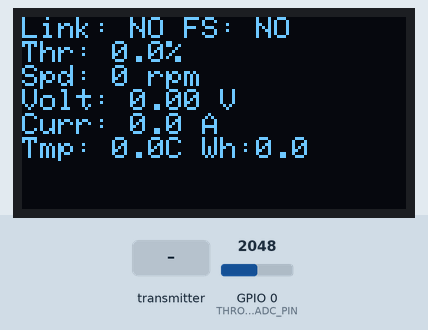
Recording of a sketch running on a simulated ESP32-C3. Parts: 128×64 one-colour display. Inputs (shaded band) come from the test bench; at power-on: GPIO 0 (THROTTLE_ADC_PIN) = 2048 (analog values on the 0–4095 scale). What the sketch prints to the serial monitor is not drawn.

Above: at 3.2 s.
3.3 s: the transmitter starts sending seq_echo = 0
At 4.1 s:
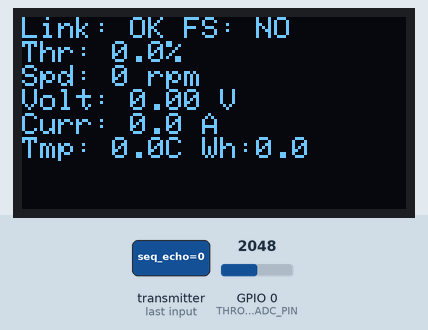
4.8 s: the transmitter starts sending tempMotor = 100
At 5.5 s:
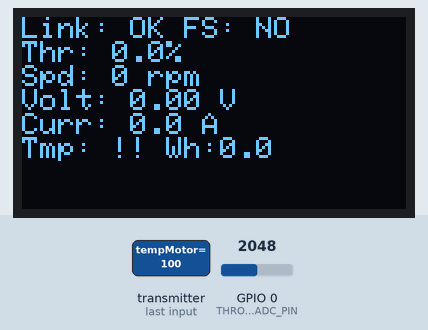
7.8 s: the transmitter starts sending failsafe = 1
At 8.4 s:
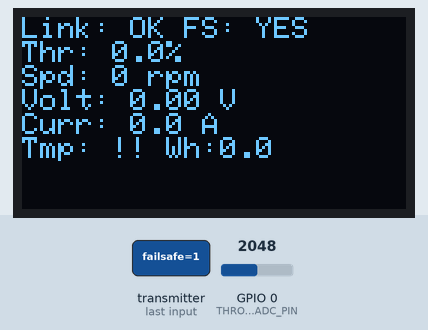
10.8 s: GPIO 0 (THROTTLE_ADC_PIN) set to 1960
At 11.0 s:
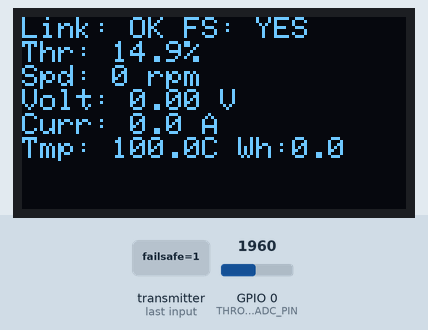
12.4 s: the transmitter starts sending rpm = 25
At 13.78 s:
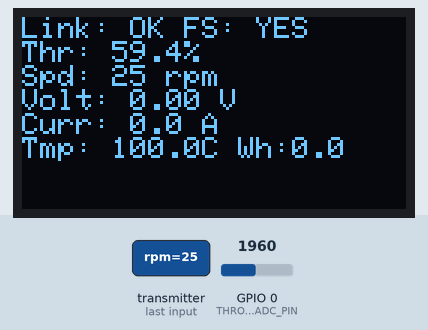
13.9 s: the transmitter starts sending voltage_v = 25
At 14.5 s:
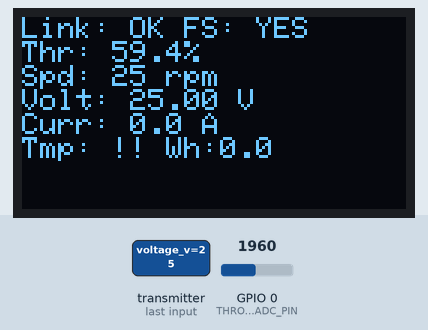
Timing chart, 0 to 16.5 s (numbered marks = the images above; inputs shaded):
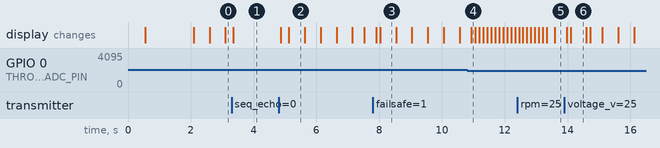

The sketch:

Surf_remote.ino
```cpp
// ---------- ESP32-C3 : Controller + OLED ----------
#include <esp_now.h>
#include <WiFi.h>
#include <Wire.h>
#include <Adafruit_GFX.h>
#include <Adafruit_SSD1306.h>

// ---------- OLED ----------
#define SCREEN_WIDTH 128
#define SCREEN_HEIGHT 64
#define OLED_ADDR 0x3C
#define OLED_SDA 8
#define OLED_SCL 9

Adafruit_SSD1306 display(SCREEN_WIDTH, SCREEN_HEIGHT, &Wire, -1);

// ---------- ADC input (Hall sensor / throttle pot) ----------
const int THROTTLE_ADC_PIN = 0;

// Learned at startup
int adcZero = 0;

// Full throttle ADC value
// Your throttle goes from about 3500 (rest) down to 1900 (full)
const int ADC_FULL = 1900;

const float DEAD_BAND_PCT = 10.0f;
const float EMA_ALPHA = 0.25f;

// ---------- ESP-NOW peer (bridge MAC) ----------
uint8_t bridgeMac[] = { 0x20, 0x6E, 0xF1, 0x6A, 0x20, 0x54 };

// ---------- Packet formats ----------
struct ThrottlePacket {
  uint32_t seq;
  float throttle_pct;
};

struct TelemetryPacket {
  uint32_t seq_echo;
  bool failsafe;
  float throttle_echo;
  float rpm;
  float voltage_v;
  float motor_current_a;
  float tempMotor;
  float watt_hours;
  uint32_t age_ms;
};

// ---------- Globals ----------
volatile TelemetryPacket gTelem = {};
uint32_t txSeq = 0;
uint32_t lastTelemMillis = 0;

// ---------- Warning thresholds ----------
#define TEMP_WARNING 80.0
#define VOLTAGE_LOW 12.0
#define BLINK_PERIOD 1000

// ---------- ESP-NOW callbacks ----------
void onSent(const wifi_tx_info_t *info, esp_now_send_status_t status) {
}

void onRecv(const esp_now_recv_info_t *recv_info, const uint8_t *data, int len) {
  if (len == sizeof(TelemetryPacket)) {
    memcpy((void*)&gTelem, data, sizeof(TelemetryPacket));
    lastTelemMillis = millis();
  }
}

// ---------- Helpers ----------
static inline float clampf(float v, float lo, float hi) {
  return v < lo ? lo : (v > hi ? hi : v);
}

float ema(float prev, float cur, float alpha) {
  return prev + alpha * (cur - prev);
}

bool blinkState() {
  return (millis() % BLINK_PERIOD) < (BLINK_PERIOD / 2);
}

int calibrateThrottleZero(int samples = 100) {
  long sum = 0;
  for (int i = 0; i < samples; i++) {
    sum += analogRead(THROTTLE_ADC_PIN);
    delay(5);
  }
  return sum / samples;
}

void drawOLED(float throttlePct, const TelemetryPacket& t, bool linkActive) {
  display.clearDisplay();
  display.setCursor(0, 0);
  display.setTextSize(1);
  display.setTextColor(SSD1306_WHITE);

  display.print("Link: ");
  if (!linkActive) {
    if (blinkState()) display.print("NO");
    else display.print("  ");
  } else {
    display.print("OK");
  }
  display.print(" FS: ");
  display.println(t.failsafe ? "YES" : "NO");

  display.print("Thr: ");
  display.print(throttlePct, 1);
  display.println("%");

  display.print("Spd: ");
  display.print(t.rpm, 0);
  display.println(" rpm");

  display.print("Volt: ");
  if (t.voltage_v > 0.01f && t.voltage_v < VOLTAGE_LOW && blinkState()) {
    display.println("!!");
  } else {
    display.print(t.voltage_v, 2);
    display.println(" V");
  }

  display.print("Curr: ");
  display.print(t.motor_current_a, 1);
  display.println(" A");

  display.print("Tmp: ");
  if (t.tempMotor > TEMP_WARNING && blinkState()) {
    display.print("!!");
  } else {
    display.print(t.tempMotor, 1);
    display.print("C");
  }
  display.print(" Wh:");
  display.print(t.watt_hours, 1);

  display.display();
}

// ---------- Setup ----------
void setup() {
  Serial.begin(115200);
  delay(500);

  Wire.begin(OLED_SDA, OLED_SCL);

  if (!display.begin(SSD1306_SWITCHCAPVCC, OLED_ADDR)) {
    Serial.println("SSD1306 init failed");
    while (true) delay(1000);
  }

  display.setRotation(2);

  display.clearDisplay();
  display.setTextSize(1);
  display.setTextColor(SSD1306_WHITE);
  display.setCursor(0, 0);
  display.println("OLED OK");
  display.display();
  delay(1000);

  analogReadResolution(12);
  analogSetAttenuation(ADC_11db);

  // Calibrate zero at startup
  adcZero = calibrateThrottleZero();

  Serial.print("adcZero = ");
  Serial.println(adcZero);

  WiFi.mode(WIFI_STA);

  if (esp_now_init() != ESP_OK) {
    Serial.println("ESP-NOW init failed");
    while (true) delay(1000);
  }

  esp_now_register_send_cb(onSent);
  esp_now_register_recv_cb(onRecv);

  esp_now_peer_info_t peer = {};
  memcpy(peer.peer_addr, bridgeMac, 6);
  peer.channel = 0;
  peer.encrypt = false;

  if (esp_now_add_peer(&peer) != ESP_OK) {
    Serial.println("Add peer failed");
    while (true) delay(1000);
  }
}

// ---------- Loop ----------
void loop() {
  static float filtAdc = 0;
  static uint32_t lastTx = 0;

  int raw = analogRead(THROTTLE_ADC_PIN);
  filtAdc = ema((filtAdc == 0) ? raw : filtAdc, raw, EMA_ALPHA);

  // Rest = adcZero, full = ADC_FULL
  // ADC decreases as throttle increases
  float pct = (adcZero - filtAdc) * 100.0f / (adcZero - ADC_FULL);
  pct = clampf(pct, 0.0f, 100.0f);

  if (pct < DEAD_BAND_PCT) {
    pct = 0.0f;
  }

  if (millis() - lastTx >= 50) {
    ThrottlePacket tx = {};
    tx.seq = ++txSeq;
    tx.throttle_pct = pct;
    esp_now_send(bridgeMac, (uint8_t*)&tx, sizeof(tx));
    lastTx = millis();
  }

  TelemetryPacket t;
  noInterrupts();
  memcpy(&t, (const void*)&gTelem, sizeof(TelemetryPacket));
  interrupts();

  bool linkActive = (millis() - lastTelemMillis) < 2000;

  Serial.print("raw=");
  Serial.print(raw);
  Serial.print(" zero=");
  Serial.print(adcZero);
  Serial.print(" pct=");
  Serial.println(pct, 1);

  drawOLED(pct, t, linkActive);

  delay(100);
}
```

Measured:
- after the input at 3.3 s, the display: changes after 0.06 s (image 1)
- after the input at 4.8 s, the display: first changes after 0.07 s (image 2 shows a later state)
- after the input at 7.8 s, the display: first changes after 0.11 s (image 3 shows a later state)
- after the input at 10.8 s, the display: changes after 0.14 s (image 4)
- what the display in image 2 shows lasts 0.5 s, from 5.1 s to 5.6 s
